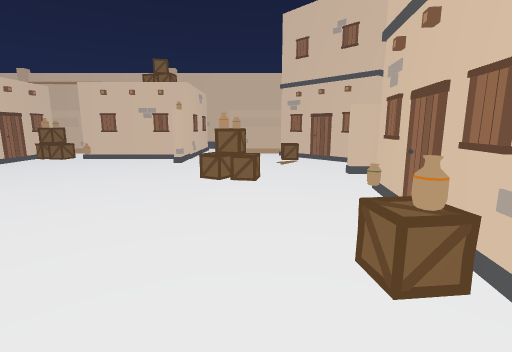
[1] (above)

24 first-person views from a walk through a scene from a Unity 3-D project. The camera is 1.5 m above the floor, tilts 10° down and sees 85° across. The floor is counted in squares, 1 m on a side. Each view is taken from the middle of a square. On the plan, view 1 faces up. The plan holds only what a view shows up to about 14 squares ahead; the rest is blank. The place goes on beyond the plan. The player character is not drawn.

[2]
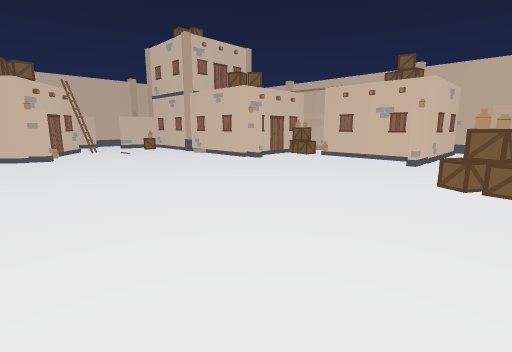

[3]
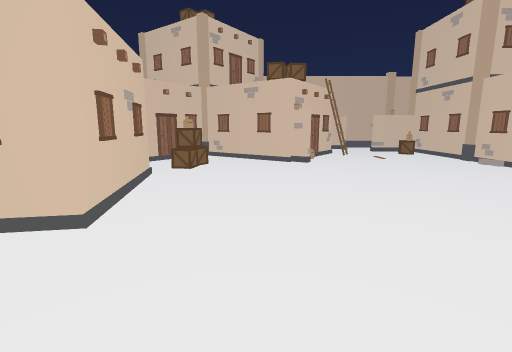

[4]
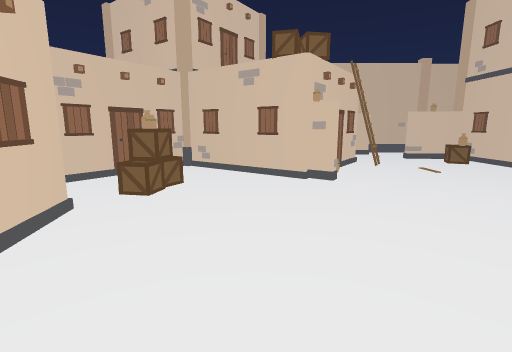

[5]
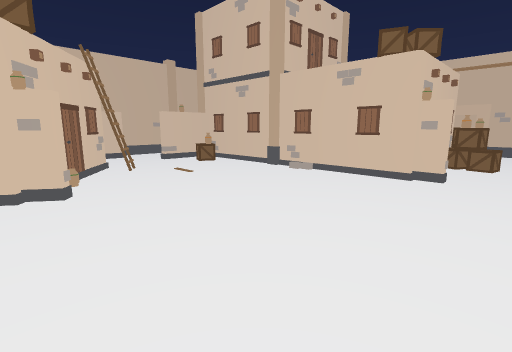

[6]
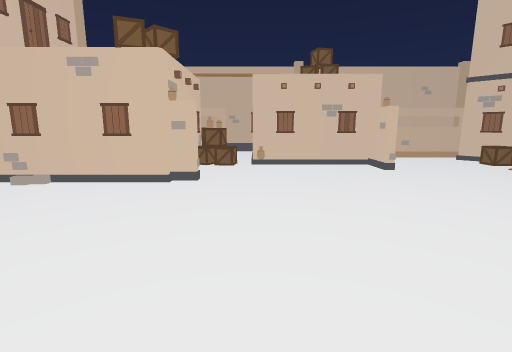

[7]
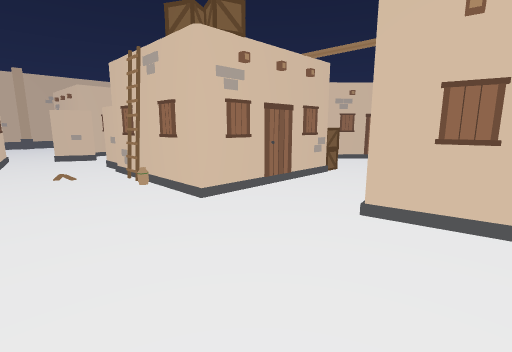

[8]
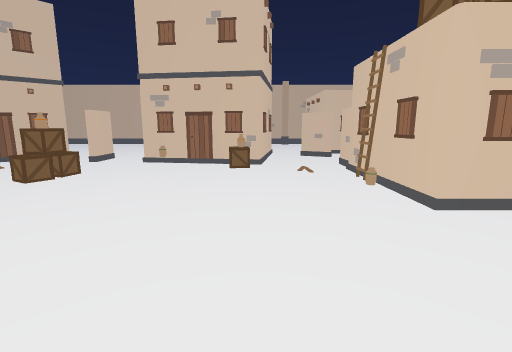

[9]
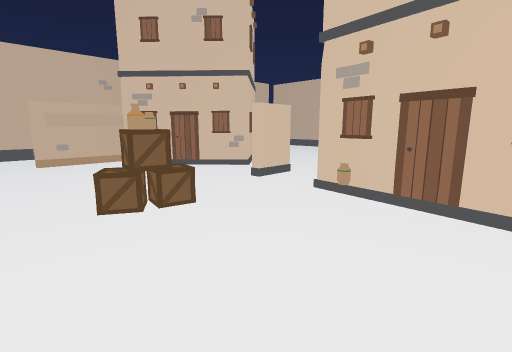

[10]
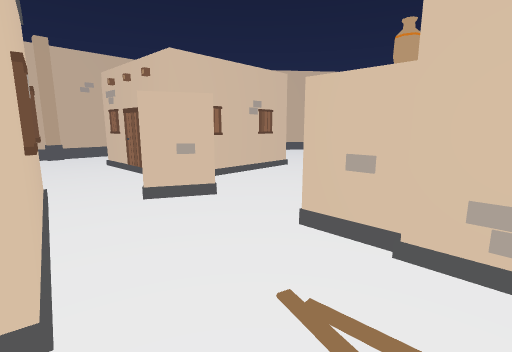

[11]
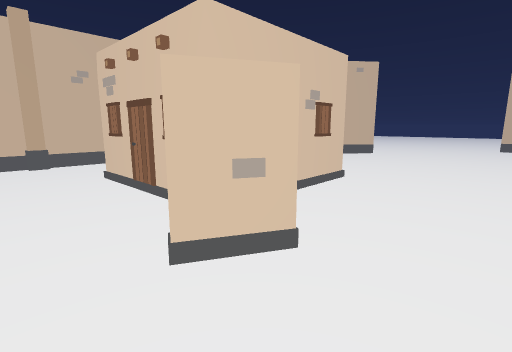

[12]
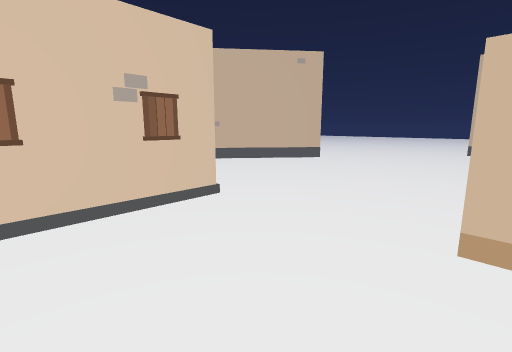

[13]
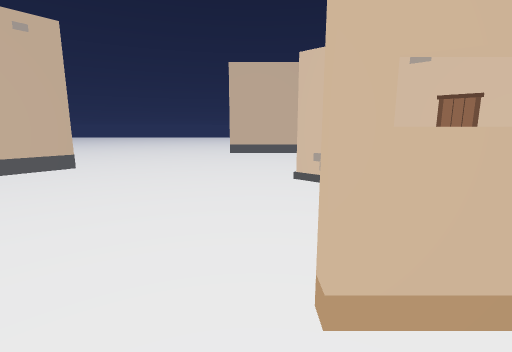

[14]
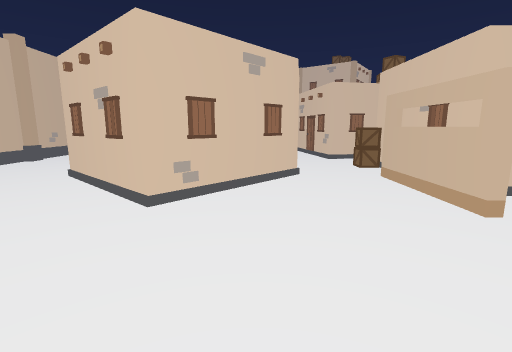

[15]
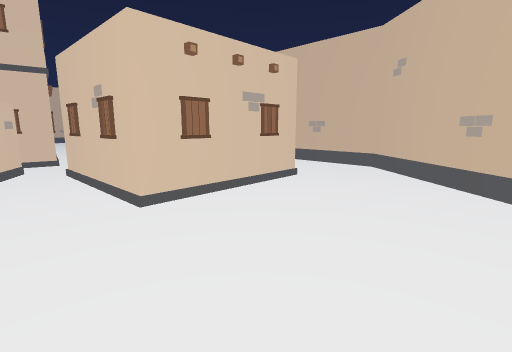

[16]
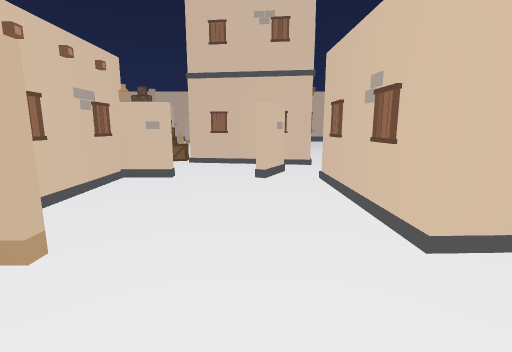

[17]
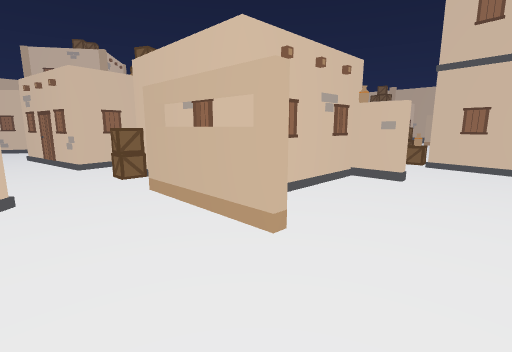

[18]
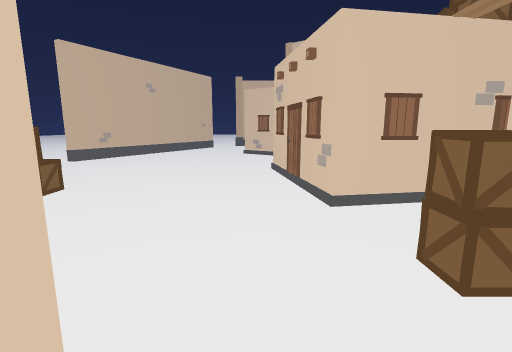

[19]
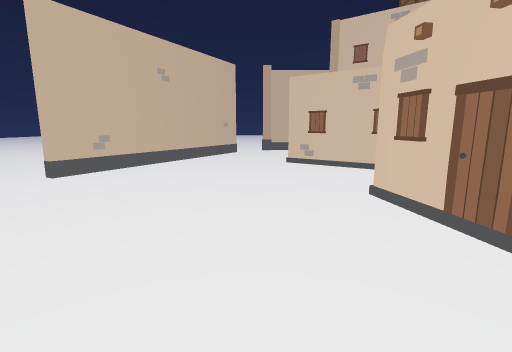

[20]
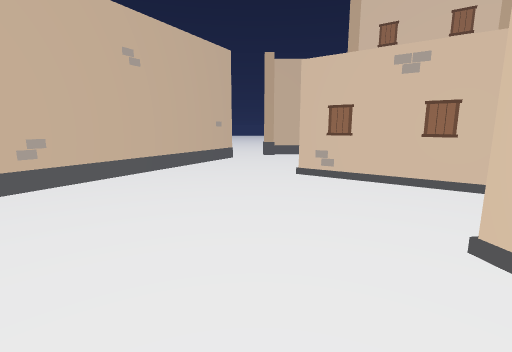

[21]
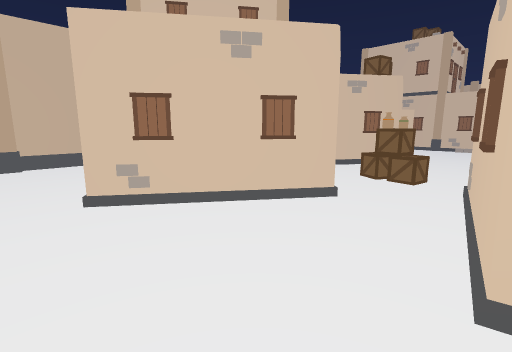

[22]
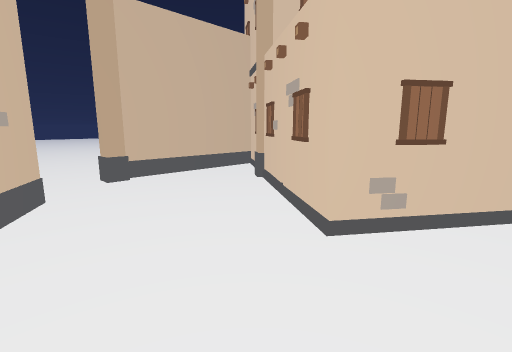

[23]
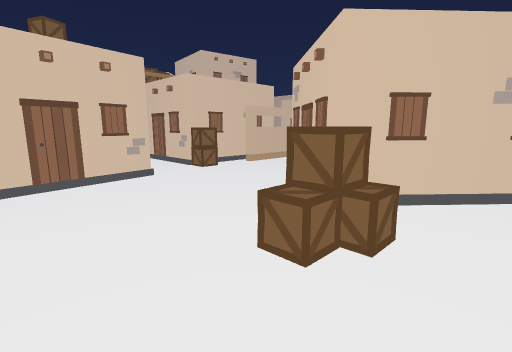

[24]
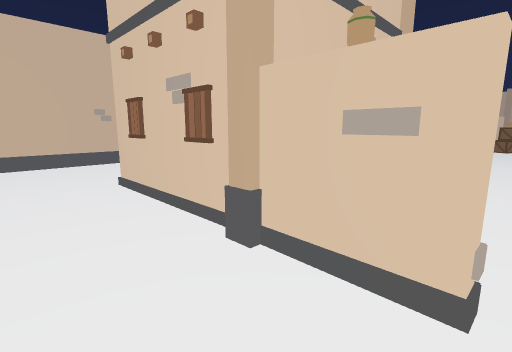

### Floor plan
Key: @ floor where view 1 was taken; # wall or solid block; . floor; = window, fence, low wall or low ledge; B box; U building; O other object.
Columns run from 23 left of view 1 to 16 right of it. Each row starts with its distance up from view 1.
 19  ####        ##      ##
 18 .....         .      ..
 17 ....          .     #.
 16 ....          .     #. ==
 15 ....          .     #...UU
 14 ...U         BB#    U....U
 13 ...U         BBOU#U##...BBU
 12 ...U         .......O......UUU
 11 ...U         U..............U...
 10 ...UUUU#U####O..................
  9 ...#BB................B....#...
  8  ..OBO...............BBB.....
  7 ...O......................U
  6  #.......................OU
  5  #........................U
  4     U#....................U
  3      ##.................BB
  2         O................BUU  U.
  1        ##....................UU.......
  0       ##...............@...............#
 -1      ##............#UU#U#O..OO.........#
 -2      #U.BBB........#    #O....######...#
 -3      UU..BB.U####..#    #.....#        #
 -4       ##...#    #..#    #.....#        #
 -5 U      #U..U    #..##   #.....#      ..#
 -6 .UU    ##...#   #U.U#####.....#    U...#
 -7 ..##   ##...#  ###.BB.####....###UU#...#
 -8 ...U ###....####U.....................##
 -9 .....##U..............................#
-10 .....................#U.............###
-11 ....................####............#
-12 ..#................##  #U..........##
-13   O# .............U#   ##U........##
-14     ##.........BBB###  ##........##
-15      ###........B...# ##.........#
-16        #OO.... ...... #...........

Positions as (right, up) in squares from view 1, and headings:
1: (0, 0), facing up
2: (0, 0), facing up-left
3: (-3, 0), facing left
4: (-7, 0), facing left
5: (-8, 1), facing up-left
6: (-8, 2), facing up
7: (-9, 2), facing down-right
8: (-9, 2), facing right
9: (-3, 3), facing up-right
10: (0, 2), facing down-right
11: (3, 1), facing down-right
12: (2, -3), facing down-right
13: (3, -5), facing down
14: (7, -11), facing left
15: (5, -12), facing up-right
16: (5, -10), facing up
17: (5, -10), facing up-left
18: (-1, -9), facing left
19: (-5, -11), facing left
20: (-8, -11), facing left
21: (-11, -11), facing up-left
22: (-15, -13), facing up-left
23: (-10, -16), facing up-right
24: (-23, 7), facing up-right
